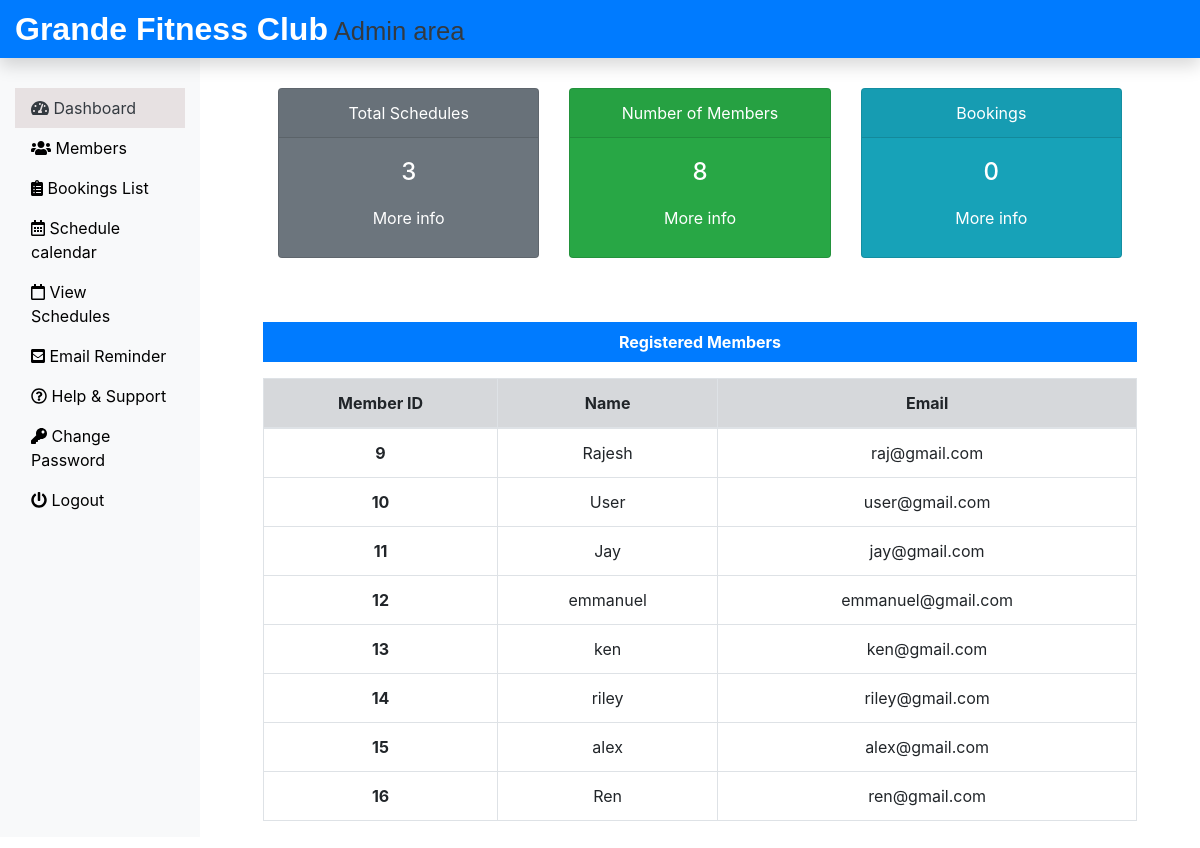
Page /Admin/dashboard.php (signed in) on the committed database.
### tables this page shows
CREATE TABLE `memberlogin_tb` (
  `m_login_id` int(11) NOT NULL,
  `m_name` varchar(60) NOT NULL,
  `m_email` varchar(60) NOT NULL,
  `m_password` varchar(60) NOT NULL
);

### Admin/dashboard.php (the view, shortened to what this page needs)
<?php
include('includes/header.php');
include('../dbConnection.php');
$sql = "SELECT * FROM memberlogin_tb";
$result = $conn->query($sql);
$totaltech = $result ? $result->num_rows : 0;
$sql = "SELECT * FROM tbl_events";
$result = @$conn->query($sql);
$totalmeb = ($result) ? $result->num_rows : 0;
$sql = "SELECT * FROM submitbookingt_tb";
$result = $conn->query($sql);
$totalbok = $result ? $result->num_rows : 0;
?>
<div class="col-sm-9 col-md-10">
  <div class="row mx-5 text-center">
    <div class="col-sm-4 mt-5">
      <div class="card text-white bg-secondary mb-3" style="max-width: 18rem;">
        <div class="card-header">Total Schedules</div>
        <div class="card-body">
          <h4 class="card-title"><?php echo $totalmeb; ?></h4>
          <a class="btn text-white" href="view_schedule.php">More info</a>
        </div>
      </div>
    </div>
    <div class="col-sm-4 mt-5">
      <div class="card text-white bg-success mb-3" style="max-width: 18rem;">
        <div class="card-header">Number of Members</div>
        <div class="card-body">
          <h4 class="card-title"><?php echo $totaltech; ?></h4>
          <a class="btn text-white" href="member.php">More info</a>
        </div>
      </div>
    </div>
    <div class="col-sm-4 mt-5">
      <div class="card text-white bg-info mb-3" style="max-width: 18rem;">
        <div class="card-header">Bookings</div>
        <div class="card-body">
          <h4 class="card-title"><?php echo $totalbok; ?></h4>
          <a class="btn text-white" href="bookings.php">More info</a>
        </div>
      </div>
    </div>
  </div>
  <div class="mx-5 mt-5 text-center">
    <p class="bg-primary text-white p-2"><b>Registered Members</b></p>
    <?php
    $sql = "SELECT * FROM memberlogin_tb";
    $result = $conn->query($sql);
    if ($result->num_rows > 0) {
      echo '<table class="table table-bordered table-hover">
              <thead>
                <tr class="table-secondary">
                  <th scope="col">Member ID</th>
                  <th scope="col">Name</th>
                  <th scope="col">Email</th>
                </tr>
              </thead>
              <tbody>';
      while ($row = $result->fetch_assoc()) {
        echo '<tr>';
        echo '<th scope="row">' . $row["m_login_id"] . '</th>';
        echo '<td>' . $row["m_name"] . '</td>';
        echo '<td>' . $row["m_email"] . '</td>';
        echo '</tr>';
      }
      echo '</tbody></table>';
    } else {
      echo '<div class="alert alert-info">No registered members found.</div>';
    }
    ?>
  </div>
</div>
<?php include('includes/footer.php'); ?>

### Admin/includes/header.php (shortened to what this page needs)
<!DOCTYPE html>
<html lang="en">
<head>
 <link rel="stylesheet" href="../css/bootstrap.min.css">
 <link rel="stylesheet" href="../css/all.min.css">
 <link rel="stylesheet" href="../css/custom.css">
</head>
<body>
 <nav class="navbar navbar-dark bg-primary fixed-top p-0 shadow">
  <a class="navbar-brand col-sm-3 col-md-2 mr-0" href="dashboard.php"><b>Grande Fitness Club</b><small class="text-dark">     Admin area
  </small>
  </a>
 </nav>
 <div class="container-fluid mb-5" style="margin-top:40px;">
  <div class="row">
   <nav class="col-sm-3 col-md-2 bg-light sidebar py-5 d-print-none">
    <div class="sidebar-sticky">
     <ul class="nav flex-column">
      <li class="nav-item ">
       <a class="nav-link text-dark <?php if(PAGE == 'dashboard') { echo 'active'; } ?> " href="dashboard.php">
        <i class="fas fa-tachometer-alt"></i>
        Dashboard
       </a>
      </li>
      <li class="nav-item">
       <a class="nav-link <?php if(PAGE == 'Members') { echo 'active'; } ?>" href="member.php">
        <i class="fas fa-users"></i>
        Members
       </a>
      </li>
      <li class="nav-item">
       <a class="nav-link <?php if(PAGE == 'Bookings') { echo 'active'; } ?>" href="bookings.php">
        <i class="fas fa-clipboard-list"></i>
        Bookings List
       </a>
      </li>
      <li class="nav-item">
       <a class="nav-link " href="event.php">
        <i class="far fa-calendar-alt"></i>
        Schedule calendar
       </a>
      </li>
      <li class="nav-item">
       <a class="nav-link <?php if(PAGE == 'viewschedule') { echo 'active'; } ?> " href="view_schedule.php">
        <i class="far fa-calendar"></i>
        View Schedules
       </a>
      </li>
      <li class="nav-item">
       <a class="nav-link <?php if(PAGE == 'contact') { echo 'active'; } ?> " href="contact us.php">
        <i class="fas fa-envelope-square"></i>
        Email Reminder
       </a>
      </li>
      <li class="nav-item">
       <a class="nav-link <?php if(PAGE == 'help') { echo 'active'; } ?> " href="help.php">
        <i class="far fa-question-circle"></i>
        Help & Support
       </a>
      </li>
      <li class="nav-item">
       <a class="nav-link <?php if(PAGE == 'changepass') { echo 'active'; } ?>" href="changepass.php">
        <i class="fas fa-key"></i>
        Change Password
       </a>
      </li>
      <li class="nav-item">
       <a class="nav-link" href="../logout.php">
        <i class="fas fa-power-off"></i>
        Logout
       </a>
      </li>
     </ul>
    </div>
   </nav>

### Admin/includes/footer.php (shortened to what this page needs)
</body>
</html>

### css/custom.css (style rules this page uses)
.navbar-brand { font-family: 'Ubuntu', sans-serif; font-size: 2em; font-weight: bold; }
a { color: black; }
.active { color: white; background-color: #e7e1e2; }

### rows in the picture
memberlogin_tb: m_login_id "9", m_name "Rajesh", m_email "raj@gmail.com"
memberlogin_tb: m_login_id "10", m_name "User", m_email "user@gmail.com"
memberlogin_tb: m_login_id "11", m_name "Jay", m_email "jay@gmail.com"
memberlogin_tb: m_login_id "12", m_name "emmanuel", m_email "emmanuel@gmail.com"
memberlogin_tb: m_login_id "13", m_name "ken", m_email "ken@gmail.com"
memberlogin_tb: m_login_id "14", m_name "riley", m_email "riley@gmail.com"
memberlogin_tb: m_login_id "15", m_name "alex", m_email "alex@gmail.com"
memberlogin_tb: m_login_id "16", m_name "Ren", m_email "ren@gmail.com"

### other values in the picture
$totalmeb "3"
$totaltech "8"
$totalbok "0"
